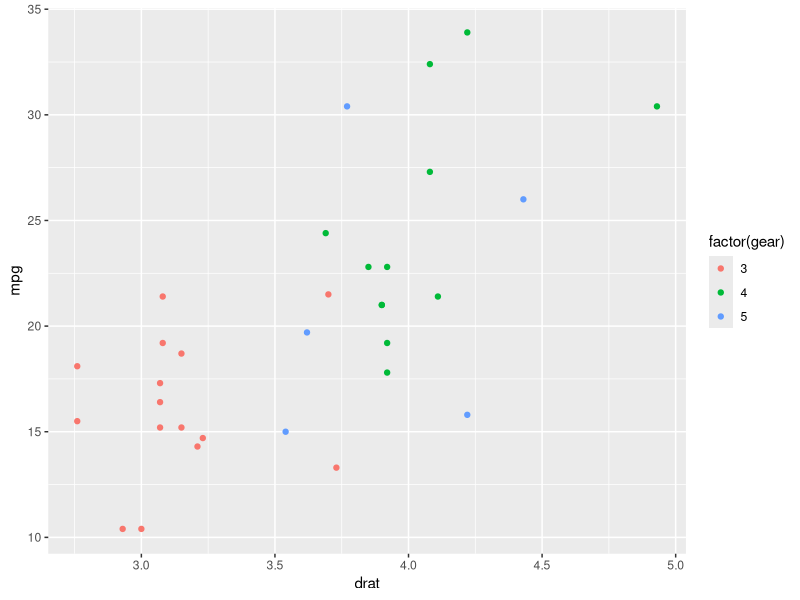
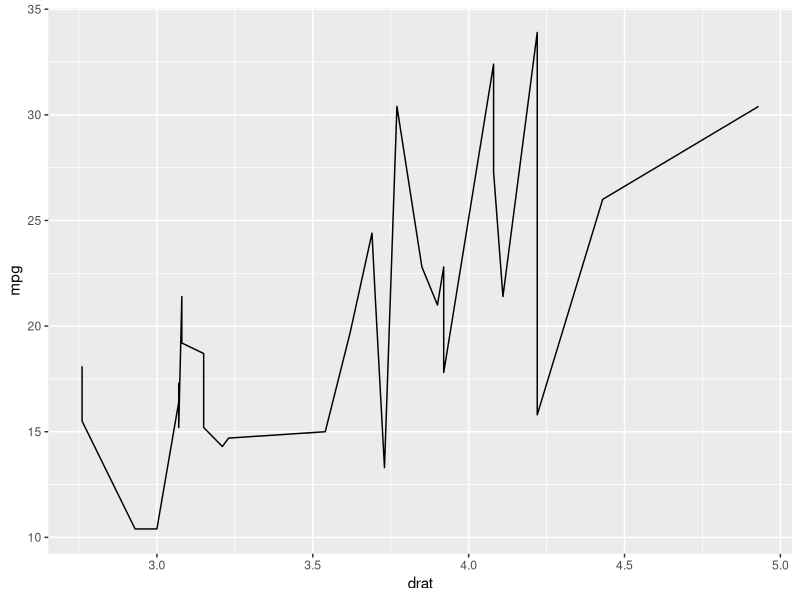
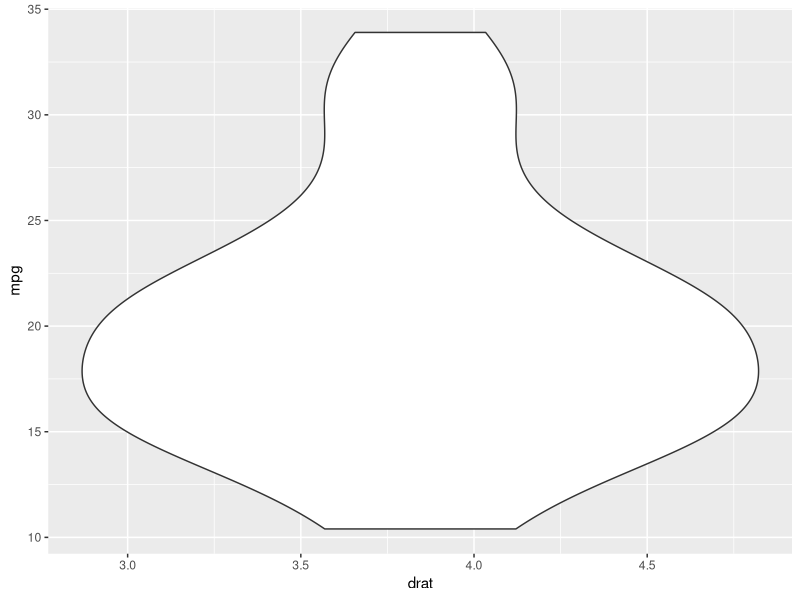

The R script that drew these images, in order:
# using ggplot2
library(ggplot2)
# plotting the chart using ggplot() and geom_point
# ggplot(mtcars, aes(x=drat, y=mpg))+geom_point()
# the aes() function inside the geom_piont() function controls the color of the group
View(mtcars)
ggplot(mtcars,aes(x=drat, y=mpg)) + geom_point(aes(color=factor(gear)))
# ye mtcars matrix ke drat vs mpg ka graph hai. but unme bhi ek aur variable gear koinclude kr sakte hain, if points ka color change kr den
# since gear me 3, 4, 5 ka repetition tha, factor me badal dene se unique ho jata hai. only unique elements are stored in factor
ggplot(mtcars,aes(x=drat, y=mpg)) + geom_line()
ggplot(mtcars, aes(x=drat, y=mpg)) + geom_violin()

